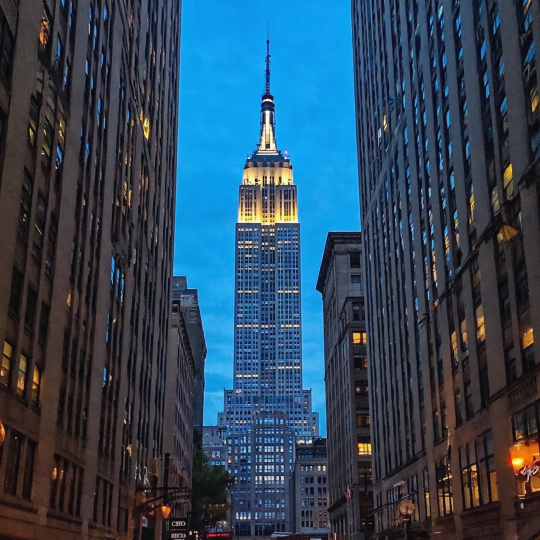
#> input picture bGen4 I want photos of famous buildings  a-2, 439392186.png, 1080 x 1080 px (shown at 1/2 size); its folder holds only this picture in this run
$ python -i delta_pix.py   (imports and definitions only)
#> lines starting #> are read from the running program, lines starting #| are printed output that depends on the picture
#> further down, picture is the input picture: PIL image 1080x1080 RGB; mean R, G, B 48.2, 70.5, 90.1
# delta_pix.py — "DeltaPix" image converter/viewer
# Requires: Python 3.13+  |  pip install PyQt6 Pillow

import os
import sys
import io
from dataclasses import dataclass
from typing import List, Optional, Tuple
from PyQt6.QtGui import QImage, QPen, QBrush, QColor
from PyQt6.QtCore import Qt, QRectF, QSettings, QSize, pyqtSignal
from PyQt6.QtGui import QAction, QPixmap, QPainter
from PyQt6.QtWidgets import (
    QApplication, QMainWindow, QFileDialog, QMessageBox, QGraphicsView, QGraphicsScene,
    QGraphicsRectItem, QDockWidget, QListWidget, QListWidgetItem, QWidget, QVBoxLayout,
    QHBoxLayout, QLabel, QPushButton, QMenu, QFormLayout, QSpinBox, QCheckBox,
    QDialog, QDialogButtonBox, QSlider, QStyle, QToolBar
)
from PIL import Image

SUPPORTED_EXT = {".png", ".jpg", ".jpeg", ".webp"}

# =========================
# Utilities
# =========================
def is_image_file(path: str) -> bool:
    return os.path.splitext(path.lower())[1] in SUPPORTED_EXT

# [10 lines left out: function load_image, not called in this run]

def pil_to_qpixmap(img: Image.Image) -> QPixmap:
    """Safe conversion from PIL.Image to QPixmap without ImageQt segfaults."""
    try:
        if img.mode == "RGB":
            r, g, b = img.split()
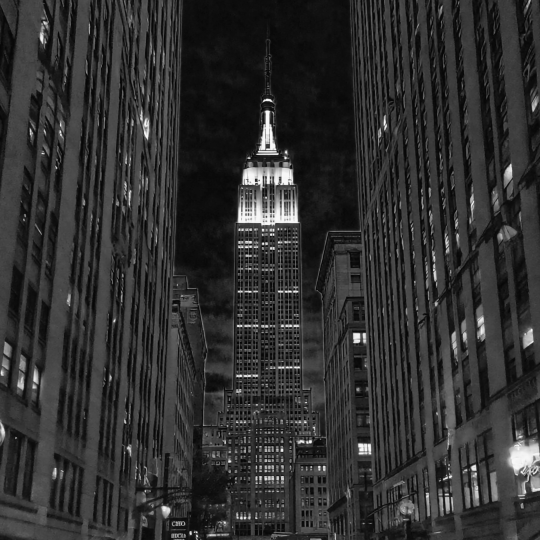
#> r: PIL image 1080x1080 L (shown at 1/2 size); min 7, max 247, mean 48.2
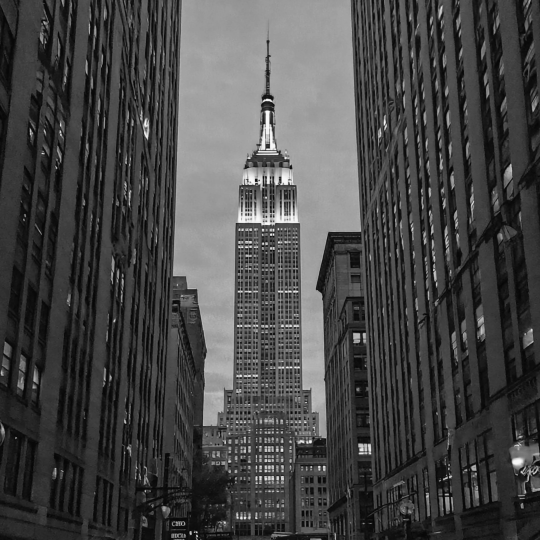
#> g: PIL image 1080x1080 L (shown at 1/2 size); min 7, max 247, mean 70.5
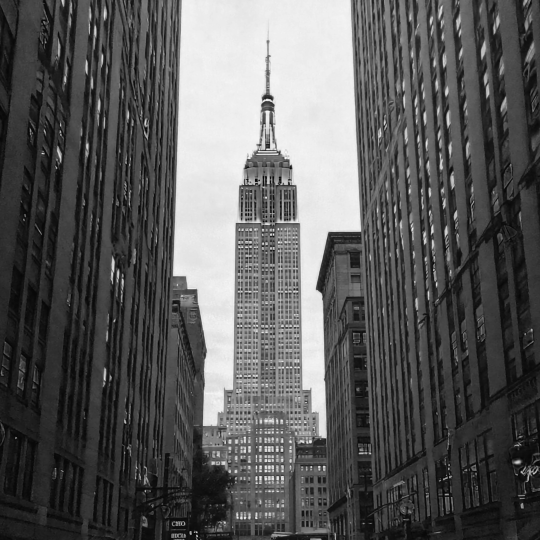
#> b: PIL image 1080x1080 L (shown at 1/2 size); min 7, max 247, mean 90.1
            img = Image.merge("RGB", (b, g, r))  # swap to BGR
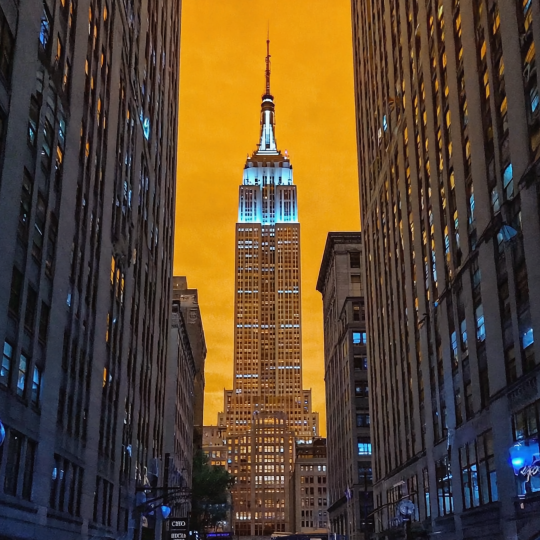
#> img: PIL image 1080x1080 RGB (shown at 1/2 size); mean R, G, B 90.1, 70.5, 48.2
            data = img.tobytes()
#> (the run stopped early here; a loop or call above may not have finished)

$ run again, on 20250726.png
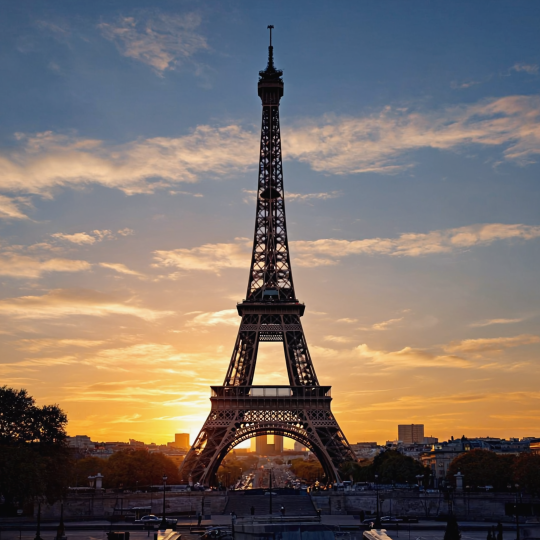
#> input picture 20250726.png, 1080 x 1080 px (shown at 1/2 size)
#> picture is the input picture: PIL image 1080x1080 RGB; mean R, G, B 122, 111.2, 104.9
#> in pil_to_qpixmap, `r, g, b = img.split()`:
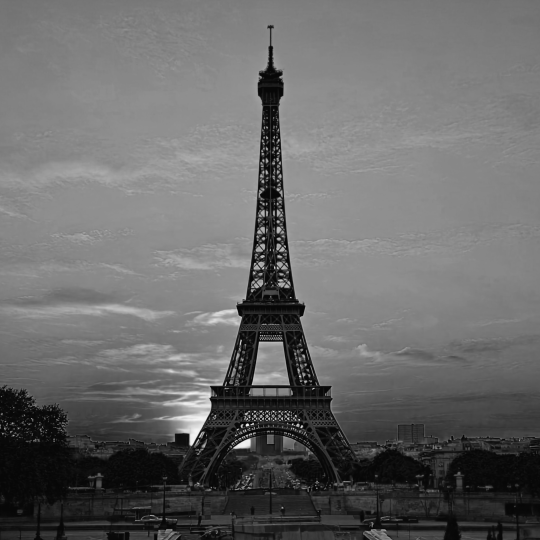
#> b: PIL image 1080x1080 L (shown at 1/2 size); min 7, max 246, mean 104.9
#> in pil_to_qpixmap, `img = Image.merge("RGB", (b, g, r))`:
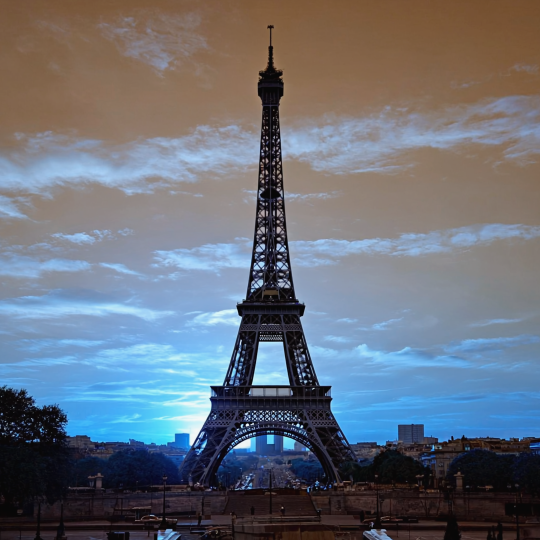
#> img: PIL image 1080x1080 RGB (shown at 1/2 size); mean R, G, B 104.9, 111.2, 122

$ run again, on 20250727.png
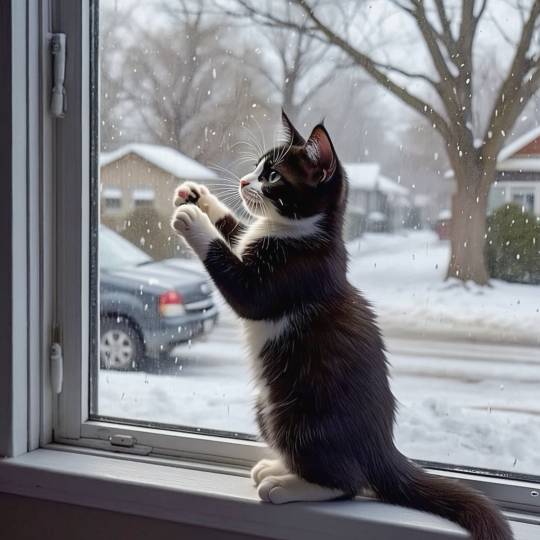
#> input picture 20250727.png, 1080 x 1080 px (shown at 1/2 size)
#> picture is the input picture: PIL image 1080x1080 RGB; mean R, G, B 127.4, 127.6, 131.9
#> in pil_to_qpixmap, `r, g, b = img.split()`:
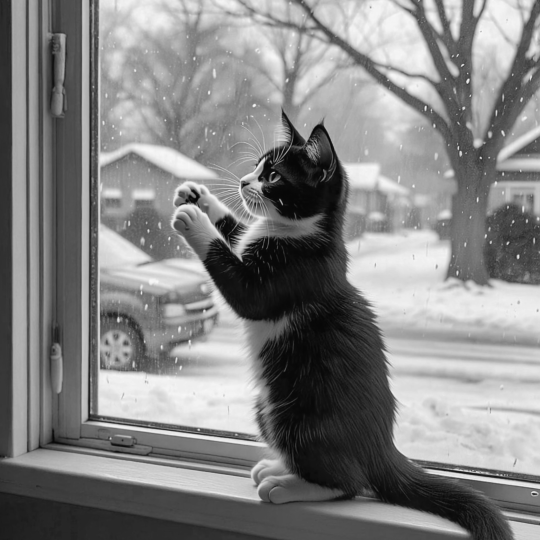
#> b: PIL image 1080x1080 L (shown at 1/2 size); min 7, max 247, mean 131.9
#> in pil_to_qpixmap, `img = Image.merge("RGB", (b, g, r))`:
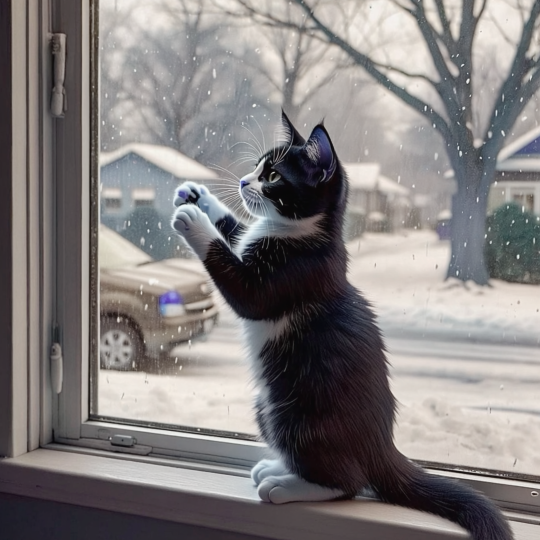
#> img: PIL image 1080x1080 RGB (shown at 1/2 size); mean R, G, B 131.9, 127.6, 127.4
